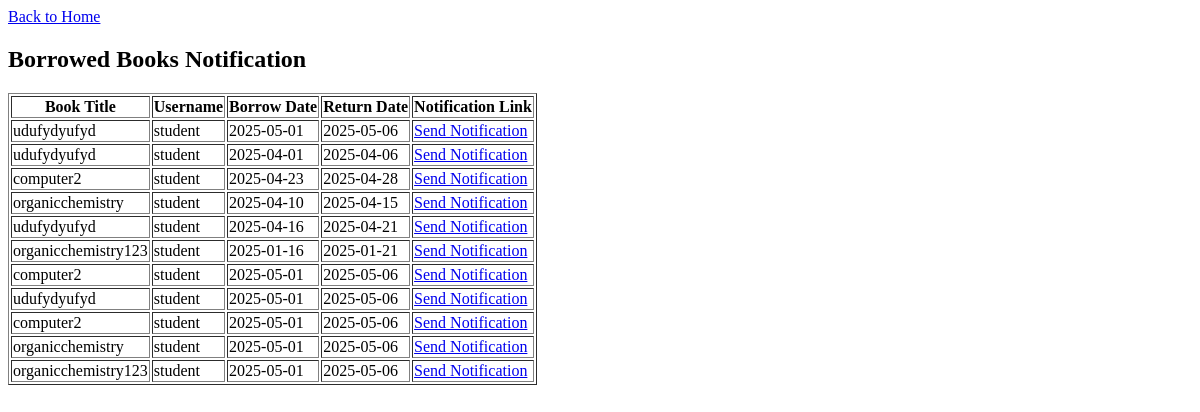
Page /notify_borrowers.php on the earlier database version.
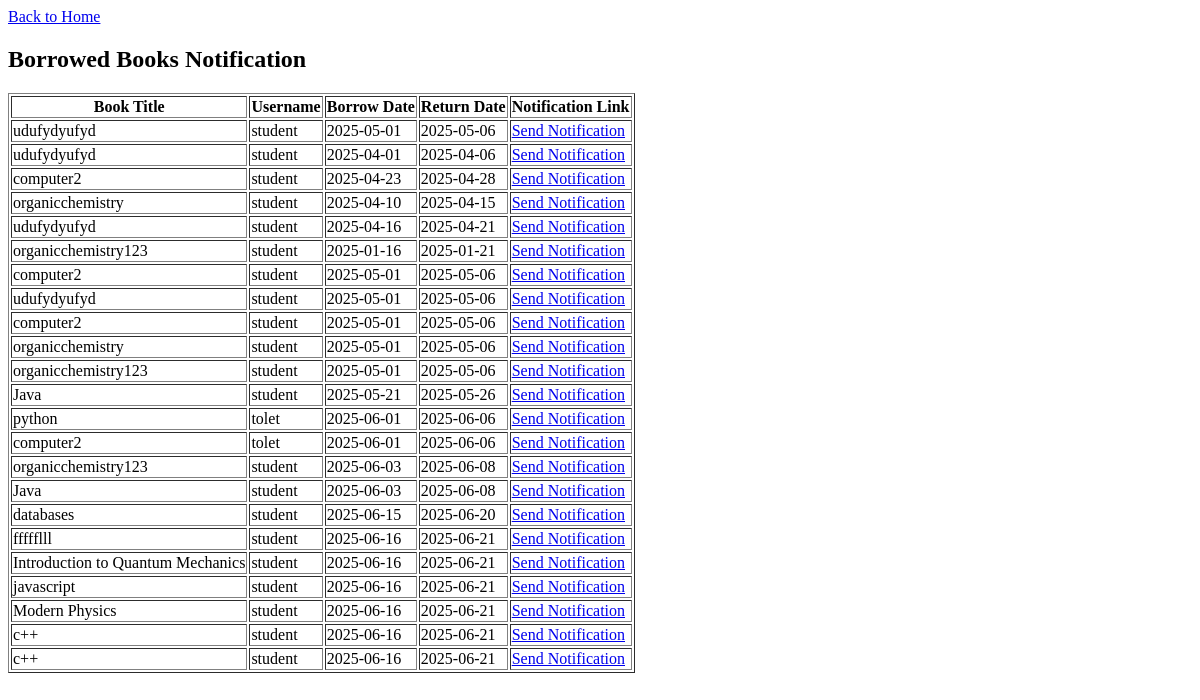
Same page on the later database version.
### tables this page shows
CREATE TABLE `borrows` (
  `borrow_id` int(11) NOT NULL,
  `user_id` int(11) DEFAULT NULL,
  `book_id` int(11) DEFAULT NULL,
  `borrow_date` date NOT NULL DEFAULT current_timestamp(),
  `return_date` date DEFAULT NULL,
  `penalty` decimal(10,2) NOT NULL
);

CREATE TABLE `books` (
  `book_id` int(11) NOT NULL,
  `title` varchar(255) NOT NULL,
  `author` varchar(255) NOT NULL,
  `isbn` varchar(20) DEFAULT NULL,
  `edition` varchar(255) NOT NULL,
  `publisher` varchar(255) NOT NULL,
  `department` varchar(255) NOT NULL,
  `quantity` int(255) NOT NULL,
  `available_qty` int(255) NOT NULL,
  `cover_image` varchar(255) DEFAULT NULL,
  `status` enum('available','on_hold','borrowed') DEFAULT 'available',
  `upload_date` timestamp NOT NULL DEFAULT current_timestamp()
);

CREATE TABLE `users` (
  `user_id` int(11) NOT NULL,
  `fname` varchar(255) NOT NULL,
  `lname` varchar(255) NOT NULL,
  `idnum` varchar(255) NOT NULL,
  `entry_date` varchar(255) NOT NULL,
  `department` varchar(255) NOT NULL,
  `email` varchar(255) NOT NULL,
  `username` varchar(50) NOT NULL,
  `password` varchar(255) NOT NULL,
  `role` enum('admin','circulation','student') NOT NULL DEFAULT 'circulation'
);

### notify_borrowers.php (the view, shortened to what this page needs)
<!DOCTYPE html>
<html>
<head>
</head>
<body>
<a href="circulationpage.php">Back to Home</a>
</body>
</html>
<?php
include('db.php');
$sql = "SELECT borrows.borrow_id, books.title, users.username, borrows.borrow_date, DATE_ADD(borrows.borrow_date, INTERVAL 5 DAY) AS return_date
        FROM borrows
        JOIN books ON borrows.book_id = books.book_id
        JOIN users ON borrows.user_id = users.user_id";
$result = $conn->query($sql);
if ($result->num_rows > 0) {
    echo "<h2>Borrowed Books Notification</h2>";
    echo "<table border='1'>";
    echo "<tr><th>Book Title</th><th>Username</th><th>Borrow Date</th><th>Return Date</th><th>Notification Link</th></tr>";
    while ($row = $result->fetch_assoc()) {
        $title = htmlspecialchars($row["title"]);
        $username = htmlspecialchars($row["username"]);
        $borrow_date = htmlspecialchars($row["borrow_date"]);
        $return_date = htmlspecialchars($row["return_date"]);
        $link = "sendnotification.php?user=" . urlencode($username) . "&book=" . urlencode($title) . "&return_date=" . urlencode($return_date);
        echo "<tr>";
        echo "<td>$title</td>";
        echo "<td>$username</td>";
        echo "<td>$borrow_date</td>";
        echo "<td>$return_date</td>";
        echo "<td><a href='$link' target='_blank'>Send Notification</a></td>";
        echo "</tr>";
    }
    echo "</table>";
} else {
    echo "No borrowed books found.";
}
?>

Differences in the rows shown:
added borrows: book.title "Java", user.username "student", borrow_date "2025-05-21", return_date "2025-05-26"
added borrows: book.title "python", user.username "tolet", borrow_date "2025-06-01", return_date "2025-06-06"
added borrows: book.title "computer2", user.username "tolet", borrow_date "2025-06-01", return_date "2025-06-06"
added borrows: book.title "organicchemistry123", user.username "student", borrow_date "2025-06-03", return_date "2025-06-08"
added borrows: book.title "Java", user.username "student", borrow_date "2025-06-03", return_date "2025-06-08"
added borrows: book.title "databases", user.username "student", borrow_date "2025-06-15", return_date "2025-06-20"
added borrows: book.title "ffffflll", user.username "student", borrow_date "2025-06-16", return_date "2025-06-21"
added borrows: book.title "Introduction to Quantum Mechanics", user.username "student", borrow_date "2025-06-16", return_date "2025-06-21"
added borrows: book.title "javascript", user.username "student", borrow_date "2025-06-16", return_date "2025-06-21"
added borrows: book.title "Modern Physics", user.username "student", borrow_date "2025-06-16", return_date "2025-06-21"
added borrows: book.title "c++", user.username "student", borrow_date "2025-06-16", return_date "2025-06-21"
added borrows: book.title "c++", user.username "student", borrow_date "2025-06-16", return_date "2025-06-21"
